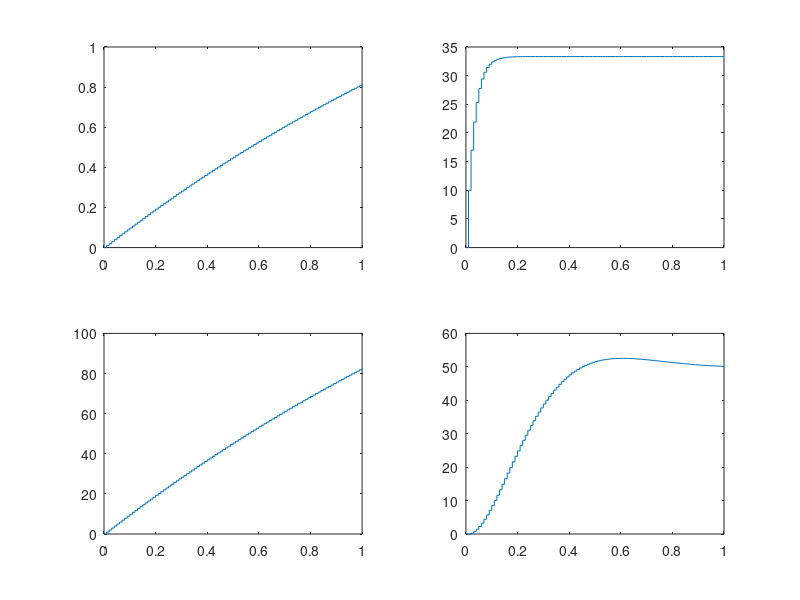
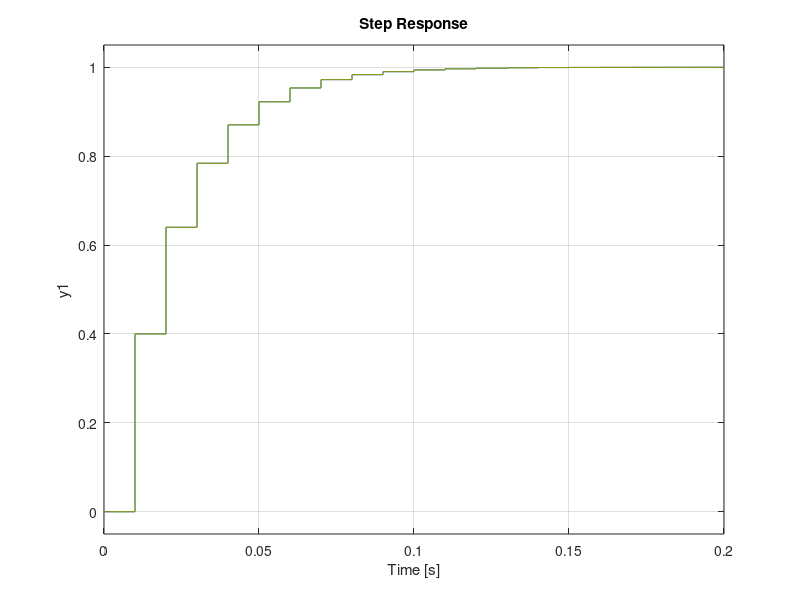

Reproduce these figures in MATLAB, in order. (Note: this script raises an error after producing the figures.)
%% PMSM AC motor
% Kjartan Halvorsen
% 2019-10-24

% Model: Kt/(Js + f) = b/(s + a)
% Kt = 3n_p\phi_v/2
np = 4;
phiv = 0.1167;
Kt = 3/2*np*phiv;
f = 7.43e-5;
J = 1.74e-4;
a = f/J
b = Kt/J
k = 1/J

s = tf('s');
G = b/(s+a)

% Sampling time
h = 1e-2;

H = c2d((1/(s+a)), h, 'zoh')
[Hnum,Hden] = tfdata(H);
bd = Hnum{1}*b
kd = Hnum{1}/J


%% Create some step-responses
Hs = {H, tf([10], [1, -0.7], h),...
    tf([1], [1, -0.996], h), ...
    tf([0.25], real(conv([1,-0.95+0.05*1j],[1,-0.95-0.05*1j])), h)};

t = h*(0:100)';
y = zeros(length(t), length(Hs));
figure(1)
clf
for i=1:length(Hs)
    HH = Hs{i};
    [yy, ] = step(HH,  t);
    y(:,i) = yy;
    subplot(2,2,i)
    stairs(t,yy)
end
dlmwrite('pmsm-step-partial2-fall19.dta', cat(2, t(:), y, zeros(size(t))), 'delimiter', ','); 


% Check desired system
ac = 0.6;
Hc = tf([1-ac], [1, -ac], h);
% Step response will be y = 1 - ac^(k-1)
figure(2)
clf
step(Hc)
hold on
td = 0:20;
stairs(td*h, 1 - ac.^(td), 'color', [0.6, 0.6, 0])

% So rise time is found by 
% 1-ac^t1 = 0.1 <=> 1 - (e^ln(ac))^t1 = 0.1  <=> 1-e^(t1*ln(ac)) = 0.1
%  =>  t1*ln(ac) = ln(0.9)  => t1 = ln(0.9)/ln(ac)
% 1-ac^t2 = 0.9  => t2 = ln(0.1)/ln(ac)
t1 = log(0.9)/log(ac)
t2 = log(0.1)/log(ac)
tr = t2-t1   % Want tr=10h
% (log(0.1)-log(0.9))/log(ac) = 10 % rise time is 10 times h
% => log(ac) = (log(0.1) - log(0.9)) / (10)
% => ac = e^((log(0.1) - log(0.9)) / (10))
ac = exp((log(0.1)-log(0.9))/(10))
stepinfo(tf([1-ac], [1, -ac],1)) % Time unit h


%% Find 2dof controller
% Plant model
B = bd;
A = Hden{1}

[sol, t0, LHS, RHS] = RST_sym(B, A, 1, 1);

% Substitute numerical values

p1_n = 0.8;
p2_n = 0.8;
obspole = 0;
po1_n = obspole;
po2_n = obspole;
Ao_n = conv([1, -po1_n], [1, -po2_n]);

syms p1 p2 po1 po2
vars = [p1, p2, po1, po2];
numvals = [p1_n, p2_n, po1_n, po2_n];
r1_n = double( subs(sol.r1, vars, numvals) );
s0_n = double( subs(sol.s0, vars, numvals) );
s1_n = double( subs(sol.s1, vars, numvals) );
s2_n = double( subs(sol.s2, vars, numvals) );

t0_n = double( subs(t0, vars, numvals) );

LHS = subs(LHS, vars, numvals) 
RHS = subs(RHS, vars, numvals) 

R = conv([1, -1], [1, r1_n]);
S = [s0_n, s1_n, s2_n];
T = Ao_n * t0_n;

F_fb = tf(S, R, h);
F_ff = tf(T, R, h);

Haa = tf([1],[1,0], h);
% Closed-loop system from command signal to output
Hc = F_ff * feedback(H, F_fb*Haa)

% Closed-loop system from disturbance signal to output
Hvc = feedback(1, H*F_fb*Haa);

figure(4)
clf
step(Hc, Hvc)

%% Alias of 60Hz
fs = 1/h;
fN = fs/2;
f1 = 60;
fa = abs( mod(f1 + fN, fs) -fN)






